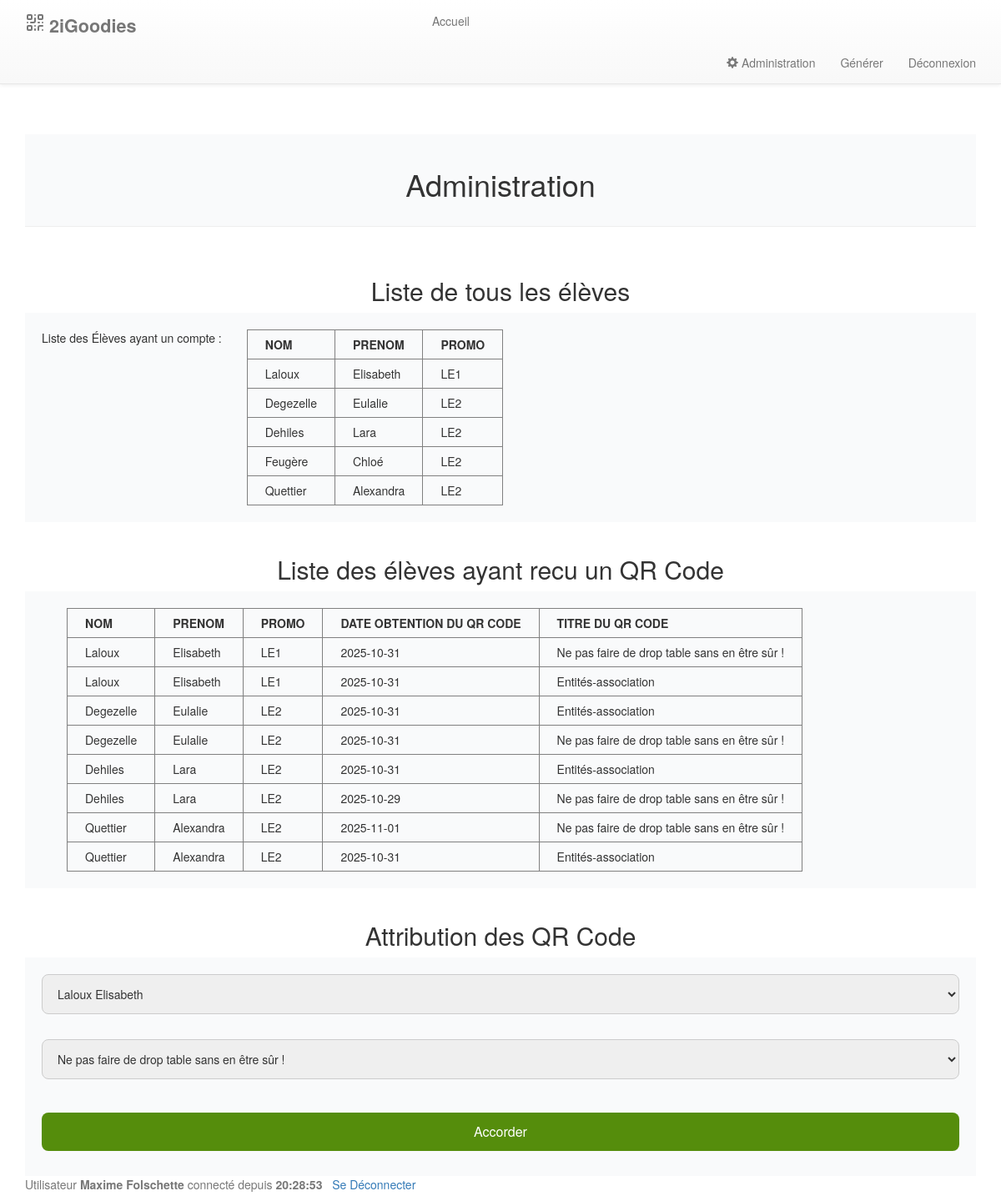
Page /index.php?view=admin (signed in) on the committed database.
### tables this page shows
CREATE TABLE `user` (
  `id` bigint(20) NOT NULL,
  `nom` varchar(100) NOT NULL,
  `prenom` varchar(100) NOT NULL,
  `promo` varchar(100) NOT NULL,
  `admin` bigint(20) NOT NULL DEFAULT 0,
  `mdp` varchar(100) NOT NULL
);

CREATE TABLE `QR_obtenu` (
  `id_user` bigint(20) NOT NULL,
  `date_obtention` date NOT NULL,
  `id_image` bigint(20) NOT NULL
);

CREATE TABLE `illustration` (
  `id` bigint(20) NOT NULL,
  `logo_url` varchar(100) NOT NULL,
  `image_url` varchar(100) NOT NULL,
  `titre` varchar(100) DEFAULT NULL,
  `hauteur_image` bigint(20) NOT NULL,
  `largeur_image` bigint(20) NOT NULL,
  `position_QR` bigint(20) NOT NULL,
  `position_texte` bigint(20) NOT NULL,
  `hauteur_qr` bigint(20) NOT NULL,
  `largeur_qr` bigint(20) NOT NULL,
  `id_qr` bigint(20) NOT NULL,
  `id_user` bigint(20) NOT NULL,
  `couleur_police` varchar(100) NOT NULL,
  `taille_police` bigint(20) NOT NULL
);

### libs/maLibUtils.php (called while the page is built, shortened)
<?php
function valider($nom,$type="REQUEST")
{
	switch($type)
	{
		case 'REQUEST':
		if(isset($_REQUEST[$nom]) && !($_REQUEST[$nom] == ""))
			return proteger($_REQUEST[$nom]);
		break;
		case 'SESSION':
		if(isset($_SESSION[$nom]) && !($_SESSION[$nom] == ""))
			return $_SESSION[$nom];
		break;
	}
	return false;
}
function proteger($str)
{
	if (is_array($str))
	{
		$nextTab = array();
		foreach($str as $cle => $val)
		{
			$nextTab[$cle] = htmlspecialchars($val, ENT_QUOTES, 'UTF-8');
		}
		return $nextTab;
	}
	else
		return htmlspecialchars($str, ENT_QUOTES, 'UTF-8');
}
?>

### libs/modele.php (called while the page is built, shortened)
<?php
include_once("maLibSQL.pdo.php");
function isAdmin($idUser)
{
	global $BDD_host;
	global $BDD_base;
	global $BDD_user;
	global $BDD_password;
	try {
		$dbh = new PDO("mysql:host=$BDD_host;dbname=$BDD_base", $BDD_user, $BDD_password);
		$dbh->exec("SET CHARACTER SET utf8");
		$sql = "SELECT id FROM user WHERE id = ? AND admin = '1'";
		$stmt = $dbh->prepare($sql);
		$stmt->execute([$idUser]);
		$result = $stmt->fetch(PDO::FETCH_ASSOC);
		return $result ? $result['id'] : false;
	} catch (PDOException $e) {
		die("<font color=\"red\">isAdmin: Erreur de connexion : " . $e->getMessage() . "</font>");
	}
}
function listerEleves($idUser, $obt = 0)
{
	$sql = "
		SELECT
			user.id AS 'ID',
			user.nom AS 'NOM',
			user.prenom AS 'PRENOM',
			user.promo AS 'PROMO'";
	if ($obt == 0)
		$sql = $sql . "FROM user WHERE user.promo LIKE 'LE_' OR user.promo LIKE 'LA_' ORDER BY PROMO ASC, NOM ASC, PRENOM ASC ";
	if ($obt == 1)
		$sql = $sql . ", QR_obtenu.date_obtention AS 'DATE OBTENTION DU QR CODE', illustration.titre AS 'TITRE DU QR CODE' FROM user JOIN  QR_obtenu ON user.id = QR_obtenu.id_user JOIN illustration ON illustration.id = QR_obtenu.id_image JOIN QR ON QR.id = illustration.id_qr WHERE illustration.id_user='$idUser' ORDER BY PROMO ASC, NOM ASC, PRENOM ASC ";
	return parcoursRs(SQLSelect($sql));
}
function listerQR($idUser)
{
	$sql = "
		SELECT
			illustration.id AS 'ID',
			illustration.titre AS 'TITRE'
		FROM illustration
		WHERE illustration.id_user='$idUser'";
	return parcoursRs(SQLSelect($sql));
}
?>

### libs/maLibSQL.pdo.php (called while the page is built, shortened)
<?php
function SQLSelect($sql)
{
 	global $BDD_host;
	global $BDD_base;
 	global $BDD_user;
 	global $BDD_password;
	try {
		$dbh = new PDO("mysql:host=$BDD_host;dbname=$BDD_base", $BDD_user, $BDD_password);
	} catch (PDOException $e) {
		die("<font color=\"red\">SQLSelect: Erreur de connexion : " . $e->getMessage() . "</font>");
	}
	$dbh->exec("SET CHARACTER SET utf8");
	$res = $dbh->query($sql);
	$num = $res->rowCount();
	if ($num==0) return false;
	else return $res;
}
function parcoursRs($result)
{
	$result->setFetchMode(PDO::FETCH_ASSOC);
	while ($ligne = $result->fetch())
		$tab[]= $ligne;
	return $tab;
}
?>

### libs/maLibForms.php (the view, shortened to what this page needs)
<?php
function mkLigneEntete($tabAsso,$listeChamps=false)
{
	if (!$listeChamps)
	{
		echo "\t<tr>\n";
		foreach ($tabAsso as $cle => $val)
		{
			echo "\t\t<th>$cle</th>\n";
		}
		echo "\t</tr>\n";
	}
	else
	{
		echo "\t<tr>\n";
		foreach ($listeChamps as $nomChamp)
		{
			echo "\t\t<th>$nomChamp</th>\n";
		}
		echo "\t</tr>\n";
	}
}
function mkLigne($tabAsso,$listeChamps=false)
{
	if (!$listeChamps)
	{
		echo "\t<tr>\n";
		foreach ($tabAsso as $cle => $val)
		{
			echo "\t\t<td>$val</td>\n";
		}
		echo "\t</tr>\n";
	}
	else
	{
		echo "\t<tr>\n";
		foreach ($listeChamps as $nomChamp)
		{
			echo "\t\t<td>$tabAsso[$nomChamp]</td>\n";
		}
		echo "\t</tr>\n";
	}
}
function mkTable($tabData,$listeChamps=false)
{
	echo "<table border=\"1\">\n";
	mkLigneEntete($tabData[0],$listeChamps);
	foreach ($tabData as $data)
	{
		mkLigne($data,$listeChamps);
	}
	echo "</table>\n";
}
?>

### templates/header.php (shortened to what this page needs)
<!DOCTYPE html PUBLIC "-//W3C//DTD XHTML 1.0 Strict//EN" "http://www.w3.org/TR/xhtml1/DTD/xhtml1-strict.dtd">
<html lang="fr" xmlns="http://www.w3.org/1999/xhtml">
<head>
  <link rel="stylesheet" type="text/css" href="css/style.css">
  <link rel="stylesheet" href="https://cdnjs.cloudflare.com/ajax/libs/font-awesome/4.7.0/css/font-awesome.min.css">
  <link href="bootstrap/css/bootstrap.min.css" rel="stylesheet">
  <link href="bootstrap/css/bootstrap-theme.min.css" rel="stylesheet">
</head>
<body>
  <div id="wrap">
    <div class="navbar navbar-default navbar-static-top">
      <div class="container">
        <div class="navbar-header">
          <a class="navbar-brand lien-protege" href="index.php?view=accueil" style="margin-right: 20px;">
            <span class="navbar-brand-text" style="font-weight: bold; font-size: 1.2em;">2iGoodies</span>
          </a>
        </div>
        <div id="navbar" class="navbar-collapse collapse">
          <ul class="nav navbar-nav" style="display: flex; justify-content: center; width: 60%; margin: 0 auto;">
            <?php if (valider("connecte", "SESSION")) { ?>
              <li><a href="index.php?view=accueil">Accueil</a></li>
            <?php } ?>
          </ul>
          <ul class="nav navbar-nav navbar-right">
            <?php if (valider("connecte", "SESSION")) { ?>
              <?php if (isAdmin($_SESSION["idUser"])) { ?>
                <li><a href="index.php?view=admin"><span class="glyphicon glyphicon-cog"></span> Administration</a></li>
                <li><a href="index.php?view=generer">Générer</a></li>
              <?php } ?>
              <li><a href="controleur.php?action=Logout">Déconnexion</a></li>
            <?php } else { ?>
              <li><a href="index.php?view=login">Connexion</a></li>
              <li><a href="index.php?view=inscription"
                  style="color: white; margin-top: 8px; margin-left: 10px; padding: 6px 12px;background-color:rgb(85,141,12); border-radius:10px;">Inscription</a></li>
            <?php } ?>
          </ul>
        </div>
      </div>
    </div>
    <div class="container">

### index.php (shortened to what this page needs)
<?php
	include_once "libs/maLibUtils.php";
	include_once "libs/modele.php";
	include_once "libs/maLibForms.php";
	$view = valider("view");
	include("templates/header.php");
	switch($view)
	{
		default :
			if (file_exists("templates/$view.php"))
				include("templates/$view.php");
	}
	include("templates/footer.php");
?>

### templates/admin.php (shortened to what this page needs)
<div class="page-header"
style='
    display: flex;
    flex-wrap: wrap;
    gap: 30px;
    justify-content: center;
    padding: 20px;
    background: #f9fafb;'
>
	<h1>Administration</h1>
</div>
<h2 style="text-align:center;"> Liste de tous les élèves</h2>
<div style='display: flex; flex-wrap: wrap; gap: 30px; justify-content: center; padding: 20px; background: #f9fafb;'>
	<?php
	echo "Liste des Élèves ayant un compte :<br><br>";
	$tousLesEleves = listerEleves($_SESSION["idUser"], 0);
	if (empty($tousLesEleves)) {
		echo "<p><em>Aucun élève ne s'est encore inscrit.</em></p>";
		echo "<hr />";
	} else {
		mkTable($tousLesEleves, ['NOM', 'PRENOM', 'PROMO']);
	}
	?>
</div>
<h2 style="text-align:center;"> Liste des élèves ayant recu un QR Code</h2>
<div style='display: flex; flex-wrap: wrap; gap: 30px; justify-content: center; padding: 20px; background: #f9fafb;'>
	<?php
	echo "<br><br>";
	$Obtention = listerEleves($_SESSION["idUser"], 1);
	if (empty($Obtention)) {
		echo "<p><em>Aucun élève n'a encore obtenu l'un de vos QR Codes.</em></p>";
		echo "<hr />";
	} else {
		mkTable($Obtention, ['NOM', 'PRENOM', 'PROMO', 'DATE OBTENTION DU QR CODE', 'TITRE DU QR CODE']);
		echo "<hr />";
	}
	?>
</div>
<h2 style="text-align:center;">Attribution des QR Code</h2>
<form role="form" action="controleur.php" style='display: flex; flex-wrap: wrap; gap: 30px; justify-content: center; padding: 20px; background: #f9fafb;'>
	<select name="idUser">
		<?php
		$tousLesEleves = listerEleves($_SESSION["idUser"], 0);
		foreach ($tousLesEleves as $dataUser) {
			if ($dataUser['ID'] == $idUser)
				$sel = "selected";
			else
				$sel = "";
			echo "<option $sel value=\"$dataUser[ID]\">";
			echo "$dataUser[NOM] $dataUser[PRENOM]";
			echo "</option>";
		}
		?>
	</select>
	<select name="idImg">
		<?php
		$tousQR = listerQR($_SESSION["idUser"]);
		foreach ($tousQR as $dataQR) {
			if ($dataQR['ID'] == $idImg)
				$sel = "selected";
			else
				$sel = "";
			echo "<option $sel value=\"$dataQR[ID]\">";
			echo $dataQR['TITRE'];
			echo "</option>";
		}
		?>
	</select>
	<input type="submit" name="action" value="Accorder" />
</form>

### templates/footer.php (shortened to what this page needs)
</div>
</div>
<div id="footer">
  <div class="container">
   	 <p class="text-muted credit">
		<?php
		if (valider("connecte","SESSION"))
		{
			echo "Utilisateur <b>$_SESSION[prenom] $_SESSION[nom]</b> connecté depuis <b>$_SESSION[heureConnexion]</b> &nbsp; ";
			echo "<a href=\"controleur.php?action=Logout\">Se Déconnecter</a>";
		}
		?>
	</p>
  </div>
</div>
</body>
</html>

### css/style.css (style rules this page uses)
input[type="text"], select, input[type="password"], input[type="email"], input[type="submit"] { width: 100%; padding: 12px 14px; margin: 10px 0; border: 1px solid #ccc; border-radius: 8px; box-sizing: border-box; font-size: 16px; }
input[type="submit"] { background-color: rgb(85, 141, 12); color: white; border: none; cursor: pointer; transition: background-color 0.2s ease-in-out; }
h1 { font-weight: bold; }
tr > td, tr > th { padding: 0.5em 1.5em ; }

### rows in the picture
user: nom "Laloux", prenom "Elisabeth", promo "LE1", qr_obtenu.date_obtention "2025-10-31", illustration.titre "Ne pas faire de drop table sans en être sûr !", illustration.titre "Entités-association"
user: nom "Degezelle", prenom "Eulalie", promo "LE2", qr_obtenu.date_obtention "2025-10-31", illustration.titre "Entités-association", illustration.titre "Ne pas faire de drop table sans en être sûr !"
user: nom "Dehiles", prenom "Lara", promo "LE2", qr_obtenu.date_obtention "2025-10-31", illustration.titre "Entités-association", qr_obtenu.date_obtention "2025-10-29", illustration.titre "Ne pas faire de drop table sans en être sûr !"
user: nom "Feugère", prenom "Chloé", promo "LE2"
user: nom "Quettier", prenom "Alexandra", promo "LE2", qr_obtenu.date_obtention "2025-11-01", illustration.titre "Ne pas faire de drop table sans en être sûr !", qr_obtenu.date_obtention "2025-10-31", illustration.titre "Entités-association"

### other values in the picture
$nomChamp "NOM"
$nomChamp "PRENOM"
$nomChamp "PROMO"
$nomChamp "DATE OBTENTION DU QR CODE"
$nomChamp "TITRE DU QR CODE"
$_SESSION[prenom] "Maxime"
$_SESSION[nom] "Folschette"
$_SESSION[heureConnexion] "20:28:53"
form field idUser "Laloux Elisabeth"
form field idImg "Ne pas faire de drop table sans en être sûr !"
